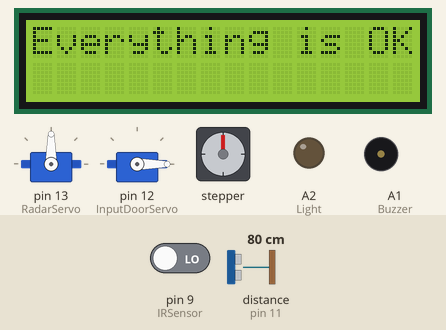
Recording of a sketch running on a simulated Arduino Uno, built with avr-gcc and run on an emulated ATmega328P. Shown: 2 × servo, 16×2 character LCD, stepper motor, output pins drawn as LEDs (lit = HIGH), buzzer (waves = sounding). The inputs (shaded band) are chosen by the test bench; at power-on: pin 9 (IRSensor) LOW, distance to the obstacle (sensor on pin 11) 80 cm. The modem accepts every AT command (registered, SIM ready, sends succeed) and sends nothing else; stepper angles assume 2048 steps per turn; what the sketch prints to the serial monitor is not drawn.

Above: at 1.2 s.
1.3 s: pin 9 (IRSensor) driven HIGH
At 7.3 s:
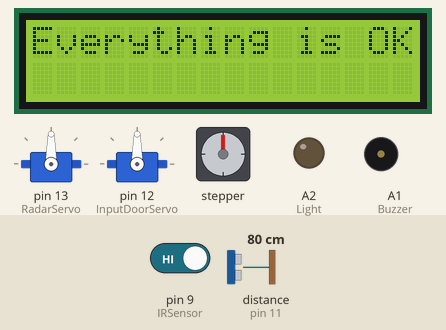
11.2 s: distance to the obstacle (sensor on pin 11) set to 33 cm
24.6 s: distance to the obstacle (sensor on pin 11) set to 26 cm
At 24.79 s:
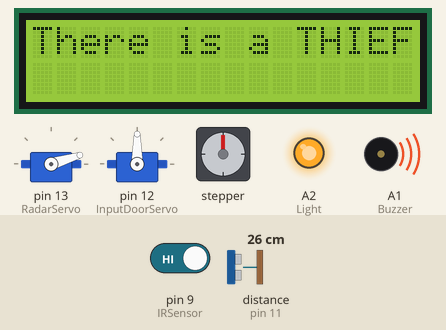
33.6 s: distance to the obstacle (sensor on pin 11) set to 250 cm
At 37.44 s:
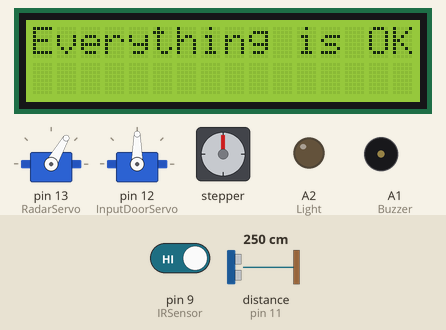
42.6 s: pin 9 (IRSensor) driven LOW
At 44.0 s:
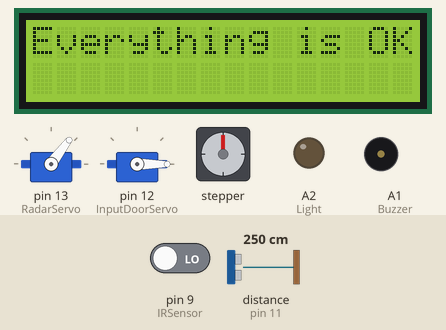
Timing chart, 0 to 53.1 s (numbered marks = the images above; inputs shaded):
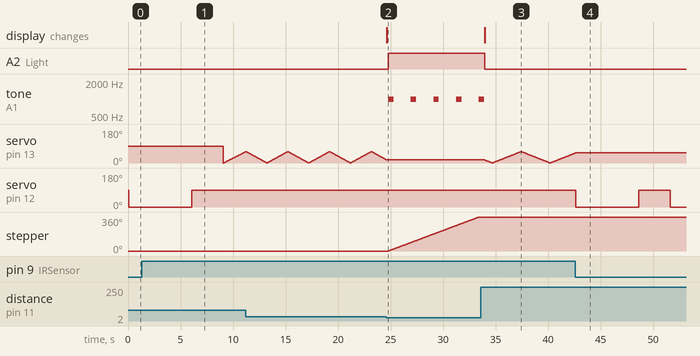

The sketch:

Arduino_Code.ino
```cpp
#include <Servo.h>
#include <Ultrasonic.h>
#include <Wire.h>
#include <LiquidCrystal_I2C.h>
#include <SoftwareSerial.h>
#include <Stepper.h>
#include "DHT.h"

const int steps = 2048;
int distance;
int LDR;
float T, H, B;
char x;
int Display=0;

int LDRSensor = A0;
int Buzzer = A1;
int Light = A2;

Stepper myStepper = Stepper( steps, 2, 4, 3, 5);
SoftwareSerial bluetooth (6 , 7);
DHT dht( 8 , DHT11 );
int IRSensor = 9;
Ultrasonic USSensor(10,11);
Servo RadarServo;     // pin 10
Servo InputDoorServo; // pin 11
LiquidCrystal_I2C lcd(0x27,16,2);


void setup() {

  Serial.begin(9600);
  bluetooth.begin(9600);

  pinMode(LDRSensor,INPUT);
  pinMode(IRSensor,INPUT);
  pinMode(Buzzer,OUTPUT);
  pinMode(Light,OUTPUT);

  myStepper.setSpeed(7);

  RadarServo.attach(13);
  InputDoorServo.attach(12);
  InputDoorServo.write(90);

  lcd.init();
  lcd.backlight();
  lcd.setCursor(0,0);
  lcd.print("Everything is OK:)");

  dht.begin();

}

void loop() {

  if (bluetooth.available() > 0 ) {
    x = bluetooth.read() ;
    if ( x == 'L' ) {
      Serial.println(analogRead(A0));
      LDR = analogRead(LDRSensor);
      B = map(LDR,0,1023,0,100);
      bluetooth.print("The garage brightness = ");
      bluetooth.print(B);
      bluetooth.println("%");

    }
    else if ( x == 'H' ) {
      H = dht.readHumidity();
      bluetooth.print("Humidity in the garage = ");
      bluetooth.println(H);
    }
    else if ( x == 'T' ) {
      T = dht.readTemperature();
      bluetooth.print("Temperature in the garage = ");
      bluetooth.println(T);
    }
  }

  if(digitalRead(IRSensor)){    // if there isn't a new car comming turn the radar on
    // Turn Right
    int i=0;
    while(i<=60 && digitalRead(IRSensor)){
      RadarServo.write(i);
      delay(30);
      distance = USSensor.read();
      Serial.print(i);
      Serial.print(",");
      Serial.print(distance);
      Serial.print(".");
      i++;
      if(distance < 30){
        ThereIsThief();
      }
      else
        digitalWrite(Buzzer,LOW);
        digitalWrite(Light,LOW);
        if (Display){
          lcd.clear();
          lcd.print("Everything is OK:)");
          Display = 0;
        }

    }

    // Turn Left
    i=60;
    while(i>0 && digitalRead(IRSensor)){
      RadarServo.write(i);
      delay(30);
      distance = USSensor.read();
      Serial.print(i);
      Serial.print(",");
      Serial.print(distance);
      Serial.print(".");
      i--;
      if(distance < 30){
         ThereIsThief();
      }else{
        digitalWrite(Buzzer,LOW);
        digitalWrite(Light,LOW);
        if (Display){
          lcd.clear();
          lcd.print("Everything is OK:)");
          Display = 0;
        }
       }
      }
    }else{
    InputDoorServo.write(0);
    delay(6000);
    InputDoorServo.write(90);
    delay(3000);
  }
}

void ThereIsThief(){

  lcd.clear();
  lcd.print("There is a THIEF!!");
  delay(100);
  bluetooth.println("ATTENTION THERE IS A THIEF!!!!!!!");
  analogWrite(Light,255);
  tone(Buzzer, 1000, 500);
  myStepper.step(512);
  tone(Buzzer, 1000, 500);
  myStepper.step(512);
  tone(Buzzer, 1000, 500);
  myStepper.step(512);
  tone(Buzzer, 1000, 500);
  myStepper.step(512);
  tone(Buzzer, 1000, 500);
  delay(500);
  Display = 1;

}
```

Measured:
- the behaviour switches between 30 and 29 cm on distance to the obstacle (sensor on pin 11) (found by bisection; images 1 and 2)
- after the input at 1.3 s, servo on pin 12 (InputDoorServo): goes on until 6.1 s, then stays 90°
- after the input at 24.6 s, A2 (Light): LOW → HIGH after 0.18 s; tone on A1 (Buzzer): alternates 1000 Hz for 0.50 s and silent for 1.7 s, starting after 0.18 s; servo on pin 13 (RadarServo): stops changing and stays 17°; stepper: keeps turning clockwise at about 42°/s, starting after 0.21 s; the display: changes at once (image 2)
- after the input at 33.6 s, A2 (Light): HIGH → LOW after 0.36 s; tone on A1 (Buzzer): goes on until 33.9 s, then stays silent; stepper: stops changing and stays 360°; the display: changes after 0.38 s (image 3)
- after the input at 42.6 s, servo on pin 13 (RadarServo): stops changing and stays 53°; servo on pin 12 (InputDoorServo): 90° → 0° at once, → 90° 6.0 s later, → 0° 3.0 s later
